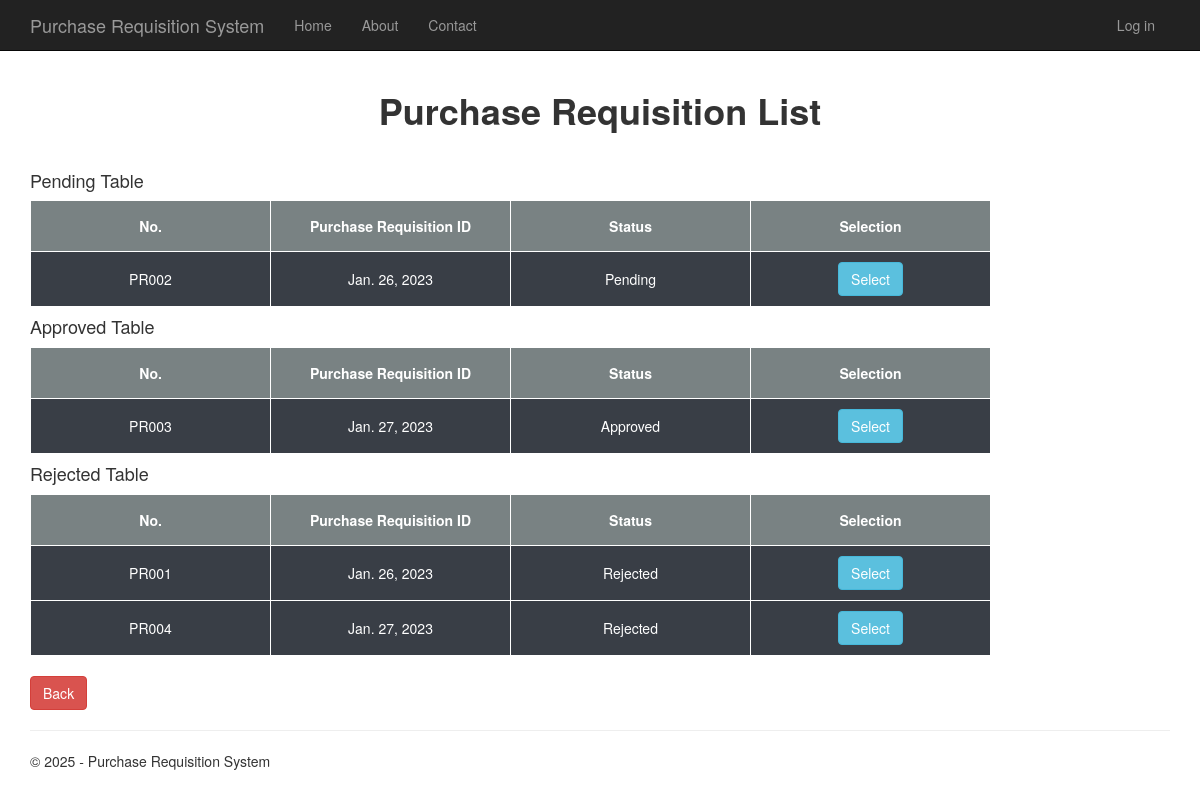
The page /arviewPR on the database its author committed.
### app/models.py (models this page shows, shortened)
class PRTable(models.Model):
    pr_id = models.CharField(primary_key=True, max_length=5)
    emp_id = models.CharField(max_length=6, default=None)
    emp_Name = models.CharField(max_length=20, default=None)
    form_Date = models.DateField(default=date.today)
    delv_Date = models.DateField(default=date.today)
    delv_Address = models.CharField(max_length=70)
    class StatusPR(models.TextChoices):
        APPROVED = "Approved"
        REJECTED = "Rejected"
        PENDING = "Pending"
    form_Stats = models.TextField(
        choices = StatusPR.choices,
        default = StatusPR.PENDING
    )

### app/views.py (the view)
# urls.py: re_path(r'^arviewPR$', main_views.arviewPR, name='arviewPR'),
def arviewPR(request):
    pr_list = PRTable.objects.all().only('pr_id', 'form_Date', 'form_Stats')
    context = {
        'title':'View Purchase Requisition',
        'year':datetime.now().year,
        'pr_list': pr_list,
    }
    return render(request, 'app/viewPR.html', context)

### app/templates/app/viewPR.html (shortened to what this page needs)
{% extends "app/layout.html" %}
{% block content %}
<div>
  <br />
  <h1 style="text-align: center"><strong>Purchase Requisition List</strong></h1>
  <br />
</div>
<div>
  <h4>Pending Table</h4>
  <table>
    <thead>
      <th>No.</th>
      <th>Purchase Requisition ID</th>
      <th>Status</th>
      <th>Selection</th>
    </thead>
    {% for pr in pr_list %}
    {%if pr.form_Stats == 'Pending' %}
    <tr>
      <td>{{pr.pr_id}}</td>
      <td>{{pr.form_Date}}</td>
      <td>{{pr.form_Stats}}</td>
      <td>
        <form class="margintop" action="{% url 'selectPr'%}" method="POST">
          <button
            type="submit"
            name="{{pr.pr_id}}"
            value="{{pr.pr_id}}"
            class="btn btn-info"
          >
            Select</button
          ><br />
        </form>
      </td>
    </tr>
    {%endif%}
    {% endfor %}
  </table>
</div>
<div>
  <h4>Approved Table</h4>
  <table>
    <thead>
        <th>No.</th>
        <th>Purchase Requisition ID</th>
        <th>Status</th>
        <th>Selection</th>
    </thead>
    {% for pr in pr_list %}
    {%if pr.form_Stats == 'Approved' %}
    <tr>
      <td>{{pr.pr_id}}</td>
      <td>{{pr.form_Date}}</td>
      <td>{{pr.form_Stats}}</td>
      <td>
        <form class="margintop" action="{% url 'selectPr'%}" method="POST">
          <button
            type="submit"
            name="{{pr.pr_id}}"
            value="{{pr.pr_id}}"
            class="btn btn-info"
          >Select</button
          ><br />
        </form>
      </td>
    </tr>
    {%endif%}
    {% endfor %}
  </table>
</div>
<div>
  <h4>Rejected Table</h4>
  <table>
    <thead>
        <th>No.</th>
        <th>Purchase Requisition ID</th>
        <th>Status</th>
        <th>Selection</th>
    </thead>
    {% for pr in pr_list %}
    {%if pr.form_Stats == 'Rejected' %}
    <tr>
      <td>{{pr.pr_id}}</td>
      <td>{{pr.form_Date}}</td>
      <td>{{pr.form_Stats}}</td>
      <td>
        <form class="margintop" action="{% url 'selectPr'%}" method="POST">
          <button
            type="submit"
            name="{{pr.pr_id}}"
            value="{{pr.pr_id}}"
            class="btn btn-info"
          >
            Select</button
          ><br />
        </form>
      </td>
    </tr>
    {%endif%}
    {% endfor %}
  </table>
</div>
<br />
<a class="btn btn-danger btn-square buttonsize" href="/menu">Back</a>
{% endblock %}

### app/templates/app/layout.html (shortened to what this page needs)
<!DOCTYPE html>
<html>
<head>
    {% load static %}
    <link rel="stylesheet" type="text/css" href="{% static 'app/content/bootstrap.min.css' %}" />
    <link rel="stylesheet" type="text/css" href="{% static 'app/content/site.css' %}" />
</head>
<body>
    <div class="navbar navbar-inverse navbar-fixed-top">
        <div class="container">
            <div class="navbar-header">
                <a href="/" class="navbar-brand">Purchase Requisition System</a>
            </div>
            <div class="navbar-collapse collapse">
                <ul class="nav navbar-nav">
                    <li><a href="{% url 'home' %}">Home</a></li>
                    <li><a href="{% url 'about' %}">About</a></li>
                    <li><a href="{% url 'contact' %}">Contact</a></li>
                </ul>
                {% include 'app/loginpartial.html' %}
            </div>
        </div>
    </div>
    <div class="container body-content">
        {% block content %}{% endblock %}
        <hr />
        <footer>
            <p>&copy; {{ year }} - Purchase Requisition System</p>
        </footer>
    </div>
</body>
</html>

### app/templates/app/loginpartial.html
{% if user.is_authenticated %}
<form id="logoutForm" action="/logout" method="post" class="navbar-right">
    {% csrf_token %}
    <ul class="nav navbar-nav navbar-right">
        <li><span class="navbar-brand">Hello {{ user.username }}!</span></li>
        <li><a href="javascript:document.getElementById('logoutForm').submit()">Log off</a></li>
    </ul>
</form>
{% else %}
<ul class="nav navbar-nav navbar-right">
    <li><a href="{% url 'login' %}">Log in</a></li>
</ul>
{% endif %}

### app/static/app/content/site.css (style rules this page uses)
body { padding-top: 50px; padding-bottom: 20px; }
.body-content { padding-left: 15px; padding-right: 15px; }

### app/templates/app/viewPR.html (style rules this page uses)
table, th, td { border: none; border-collapse: collapse; border-left: 1px solid white; border-right: 1px solid white; text-align: center; padding: 10px; }
th { background-color: #798283; color: white; padding: 15px; }
tr { border: 1px solid; border-color: white; background-color: #393e46; color: white; }
tr > td { min-width: 240px; }
tr > td:first-child { min-width: 240px; }

### rows shown on the page
PRTable: pr_id "PR002", form_Date "Jan. 26, 2023", form_Stats "Pending"
PRTable: pr_id "PR003", form_Date "Jan. 27, 2023", form_Stats "Approved"
PRTable: pr_id "PR001", form_Date "Jan. 26, 2023", form_Stats "Rejected"
PRTable: pr_id "PR004", form_Date "Jan. 27, 2023", form_Stats "Rejected"
